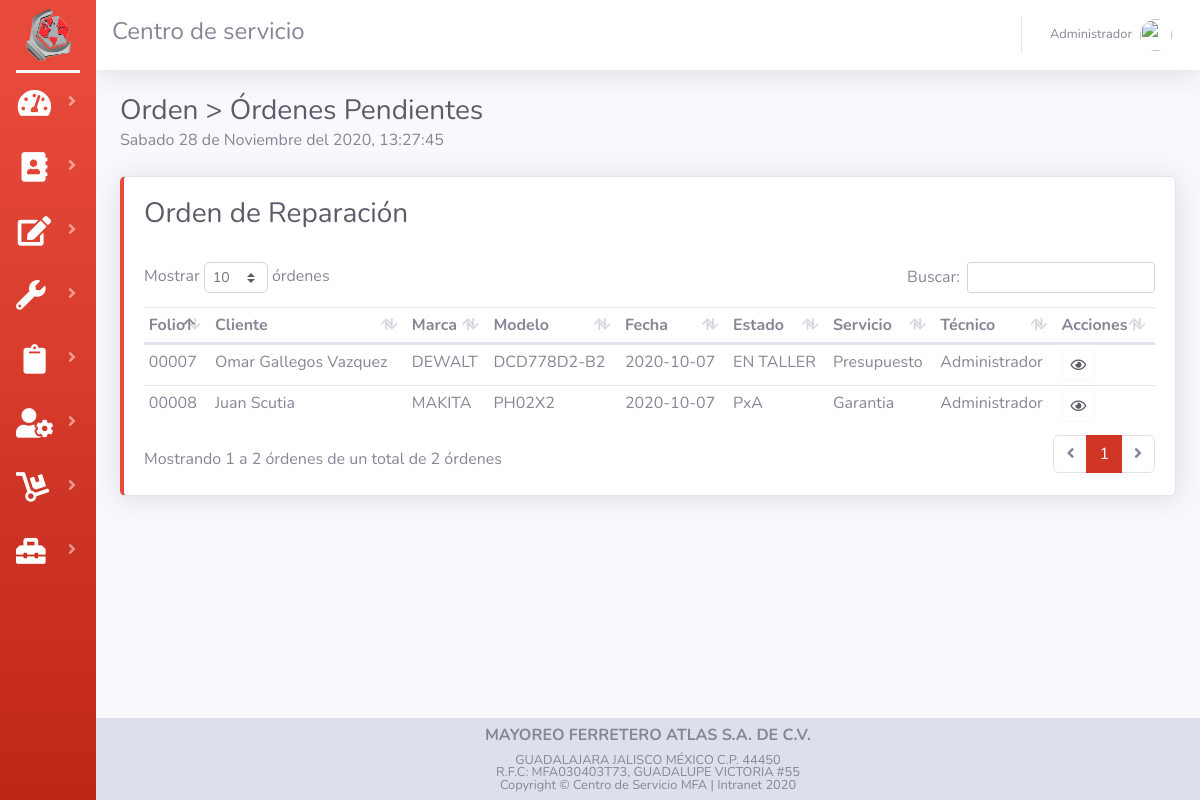
The app's page /listaPendiente.php (signed in), older data.
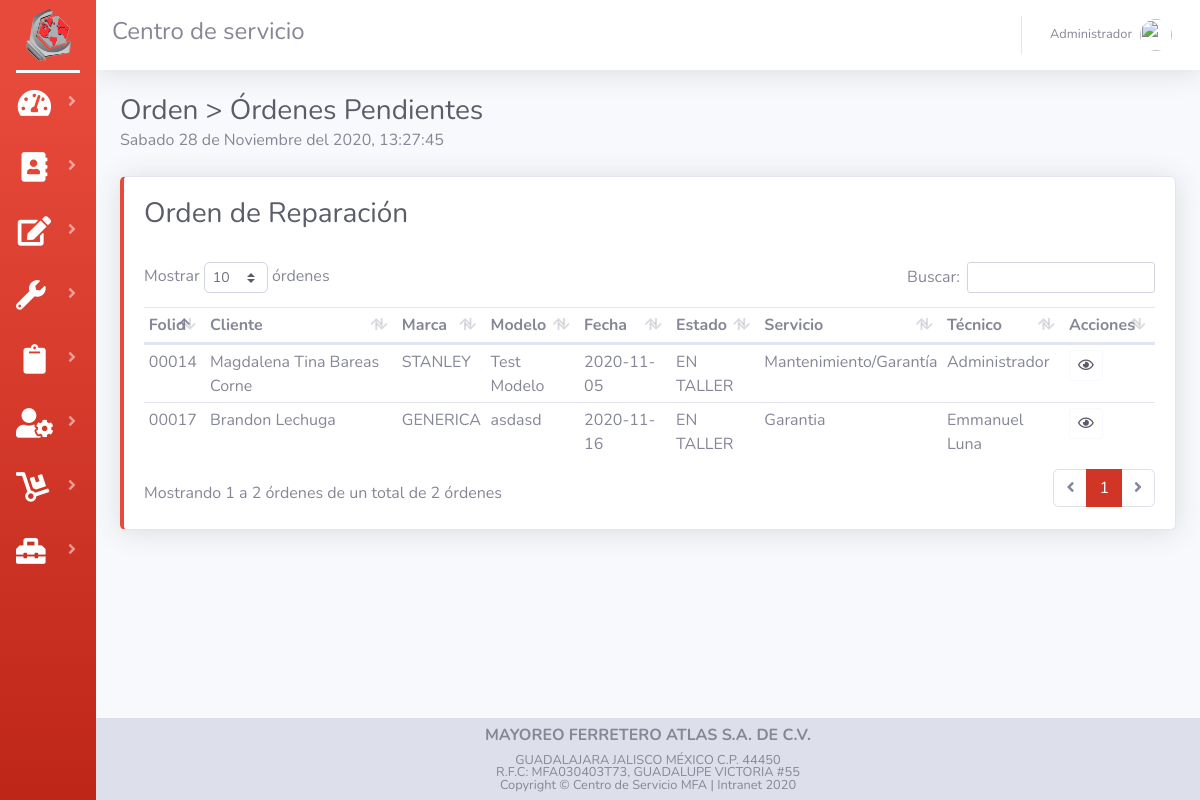
The same page, newer data.
### tables this page shows
CREATE TABLE `tab_cliente` (
  `id_cliente` int(11) NOT NULL AUTO_INCREMENT,
  `nom_cliente` varchar(50) NOT NULL,
  `dir_cliente` varchar(70) NOT NULL,
  `mun_cliente` varchar(25) NOT NULL,
  `cp_cliente` int(11) NOT NULL,
  `tel_cliente` varchar(20) NOT NULL,
  `rfc_cliente` varchar(15) NOT NULL,
  `mail_cliente` varchar(50) NOT NULL,
  PRIMARY KEY (`id_cliente`) USING BTREE
);

CREATE TABLE `tab_orden` (
  `id_orden` int(11) NOT NULL AUTO_INCREMENT,
  `id_cliente` int(11) NOT NULL,
  `code_user` int(11) NOT NULL,
  `fech_entrada` date NOT NULL,
  `fech_salida` date NOT NULL,
  `status_orden` varchar(30) NOT NULL,
  `img` varchar(30) NOT NULL DEFAULT 'CSA.webp',
  `desc_herramienta` varchar(50) NOT NULL,
  `marca_herramienta` varchar(50) NOT NULL,
  `mod_herramienta` varchar(20) NOT NULL,
  `tipo_herramienta` varchar(20) NOT NULL,
  `tipo_servicio` varchar(25) NOT NULL,
  `detalle_servicio` varchar(100) NOT NULL,
  `tec_taller` varchar(30) NOT NULL,
  `pago_orden` varchar(15) NOT NULL,
  `iva_orden` varchar(15) NOT NULL,
  PRIMARY KEY (`id_orden`) USING BTREE,
  KEY `code_user` (`code_user`) USING BTREE,
  KEY `id_cliente` (`id_cliente`) USING BTREE
);

### listaPendiente.php (the view, shortened to what the changed rows need)
<?php session_start(); include("assets/controler/conexion.php");
?>
<!DOCTYPE html>
<html lang="en">
<head>
    <?php  include("assets/common/header.php");?>
</head>
<body id="page-top">
    <div id="wrapper">
        <div id="content-wrapper" class="d-flex flex-column">
            <div id="content">
                <div class="container-fluid">
                    <div class="d-sm-flex align-items-center justify-content-between mb-4">
                        <div>
                            <h1 class='h3 mb-0 text-gray-800'>Orden > Órdenes Pendientes</h1>
                        </div>
                    </div>
                    <div class="row">
                        <div class="col">
                            <div class="card border-left-danger shadow ">
                                <div class="card-body">
                                    <h1 class='h3 text-gray-800'>Orden de Reparación</h1>
                                    <br>
                                    <div class="table-responsive">
                                        <table class="table table-hover table-sm" id="dataTableOrden" width="100%"
                                            cellspacing="0">
                                            <thead>
                                                <tr>
                                                    <th>Folio</th>
                                                    <th>Cliente</th>
                                                    <th>Marca</th>
                                                    <th>Modelo</th>
                                                    <th>Fecha</th>
                                                    <th>Estado </th>
                                                    <th>Servicio</th>
                                                    <th>Técnico</th>
                                                    <th>Acciones</th>
                                                </tr>
                                            </thead>
                                            <tbody>
                                                <?php
                                        $queryOrden = "SELECT id_orden, id_cliente, marca_herramienta, mod_herramienta, fech_entrada, status_orden, tipo_servicio, tec_taller  FROM tab_orden WHERE status_orden = 'PxP' OR status_orden = 'PxA' OR status_orden = 'EN TALLER' OR status_orden = 'AUTORIZADO PxP' ";
                                        $rsOrden = mysqli_query($con, $queryOrden) or die ("Error de consulta");
                                          while ($Orden = mysqli_fetch_array($rsOrden)) {
                                            $folio=$Orden['id_orden'];
                                            if(strlen($folio)==1){
                                                $folio="0000".$folio;
                                            }else if(strlen($folio)==2){
                                                $folio="000".$folio;
                                            }else if(strlen($folio)==3){
                                                $folio="00".$folio;
                                            }else if(strlen($folio)==4){
                                                $folio="0".$folio;
                                            }
                                            $queryCliente = "SELECT nom_cliente FROM tab_cliente WHERE id_cliente = $Orden[id_cliente]";
                                            $rsCliente = mysqli_query($con, $queryCliente) or die ("Error de consulta");
                                              while ($Cliente = mysqli_fetch_array($rsCliente)) {
                                            echo "
                                                <tr>
                                                    <td>".$folio."</td>
                                                    <td>".$Cliente['nom_cliente']."</td>
                                                    <td>".$Orden['marca_herramienta']."</td>
                                                    <td>".$Orden['mod_herramienta']."</td>
                                                    <td>".$Orden['fech_entrada']."</td>
                                                    <td>".$Orden['status_orden']."</td>
                                                    <td>".$Orden['tipo_servicio']."</td>
                                                    <td>".$Orden['tec_taller']."</td>
                                                    <td>
                                                        <button type='button' class='btn btn-outline-light text-dark btn-sm BtnOrden' data-toggle='modal' data-target='#modalOrden'value=".$Orden['id_orden'].">
                                                        <i class='far fa-eye'></i></button>
                                                    </td>
                                                </tr>
                                            ";
}
                                           }
                                             ?>
                                            </tbody>
                                        </table>
                                    </div>
                                </div>
                            </div>
                            <br>
                        </div>
                    </div>
                </div>
            </div>
        </div>
    </div>
</body>
</html>

Row changes from the older to the newer data that the page shows:
no longer on this page (row edited): tab_orden: marca_herramienta "DEWALT", mod_herramienta "DCD778D2-B2", fech_entrada "2020-10-07", status_orden "EN TALLER", tipo_servicio "Presupuesto", tec_taller "Administrador"
no longer on this page (row edited): tab_cliente: folio "00007", nom_cliente "Omar Gallegos Vazquez", $Orden['id_orden'] 7 (drawn)
no longer on this page (row edited): tab_orden: marca_herramienta "MAKITA", mod_herramienta "PH02X2", fech_entrada "2020-10-07", status_orden "PxA", tipo_servicio "Garantia", tec_taller "Administrador"
no longer on this page (row edited): tab_cliente: folio "00008", nom_cliente "Juan Scutia", $Orden['id_orden'] 8 (drawn)
now on this page (row edited): tab_orden: marca_herramienta "STANLEY", mod_herramienta "Test Modelo", fech_entrada "2020-11-05", status_orden "EN TALLER", tipo_servicio "Mantenimiento/Garantía", tec_taller "Administrador"
now on this page (row edited): tab_cliente: folio "00014", nom_cliente "Magdalena Tina Bareas Corne", $Orden['id_orden'] 14 (drawn)
added tab_orden: marca_herramienta "GENERICA", mod_herramienta "asdasd", fech_entrada "2020-11-16", status_orden "EN TALLER", tipo_servicio "Garantia", tec_taller "Emmanuel Luna"
now on this page (row unchanged): tab_cliente: folio "00017", nom_cliente "Brandon Lechuga", $Orden['id_orden'] 17 (drawn)
